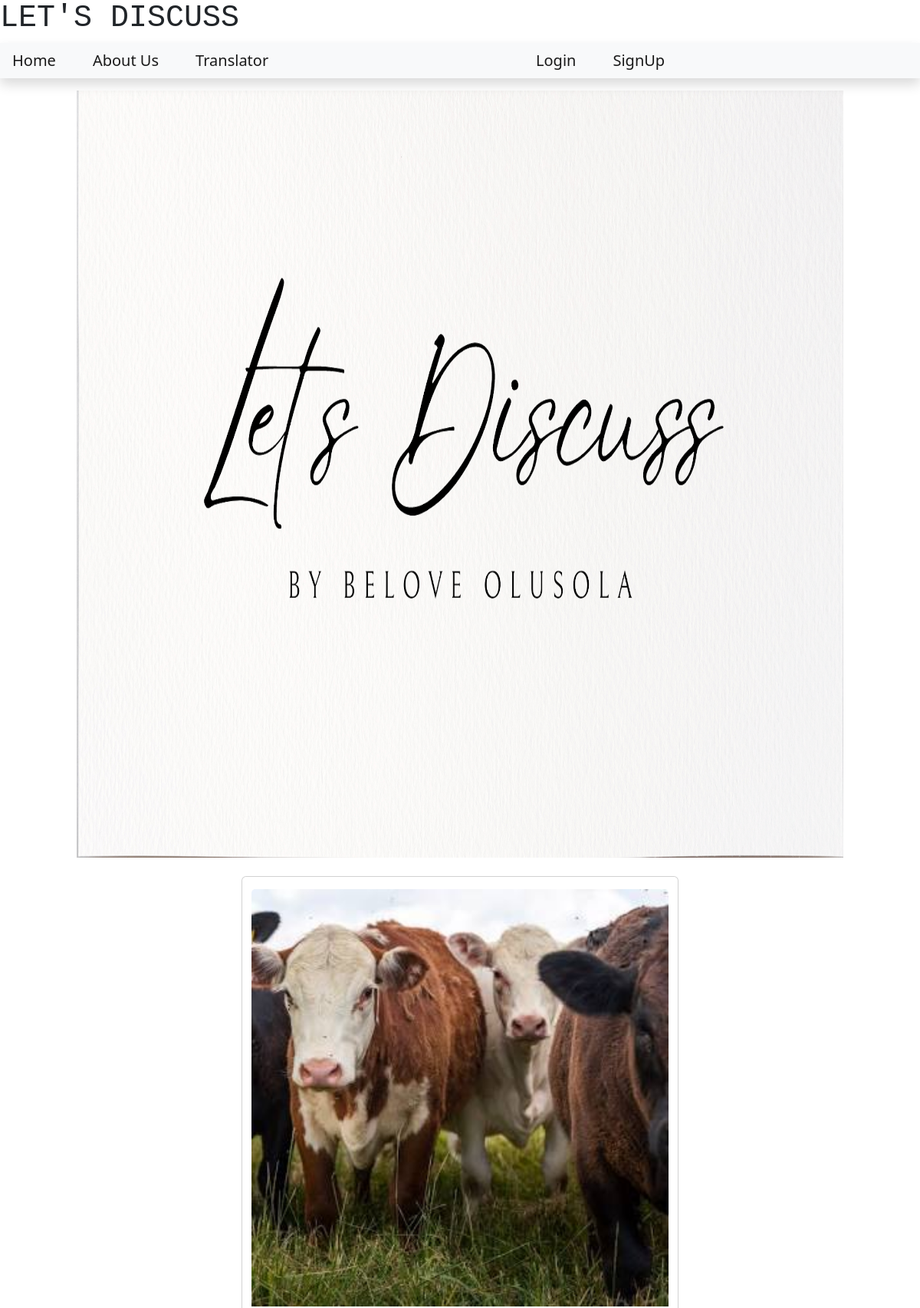
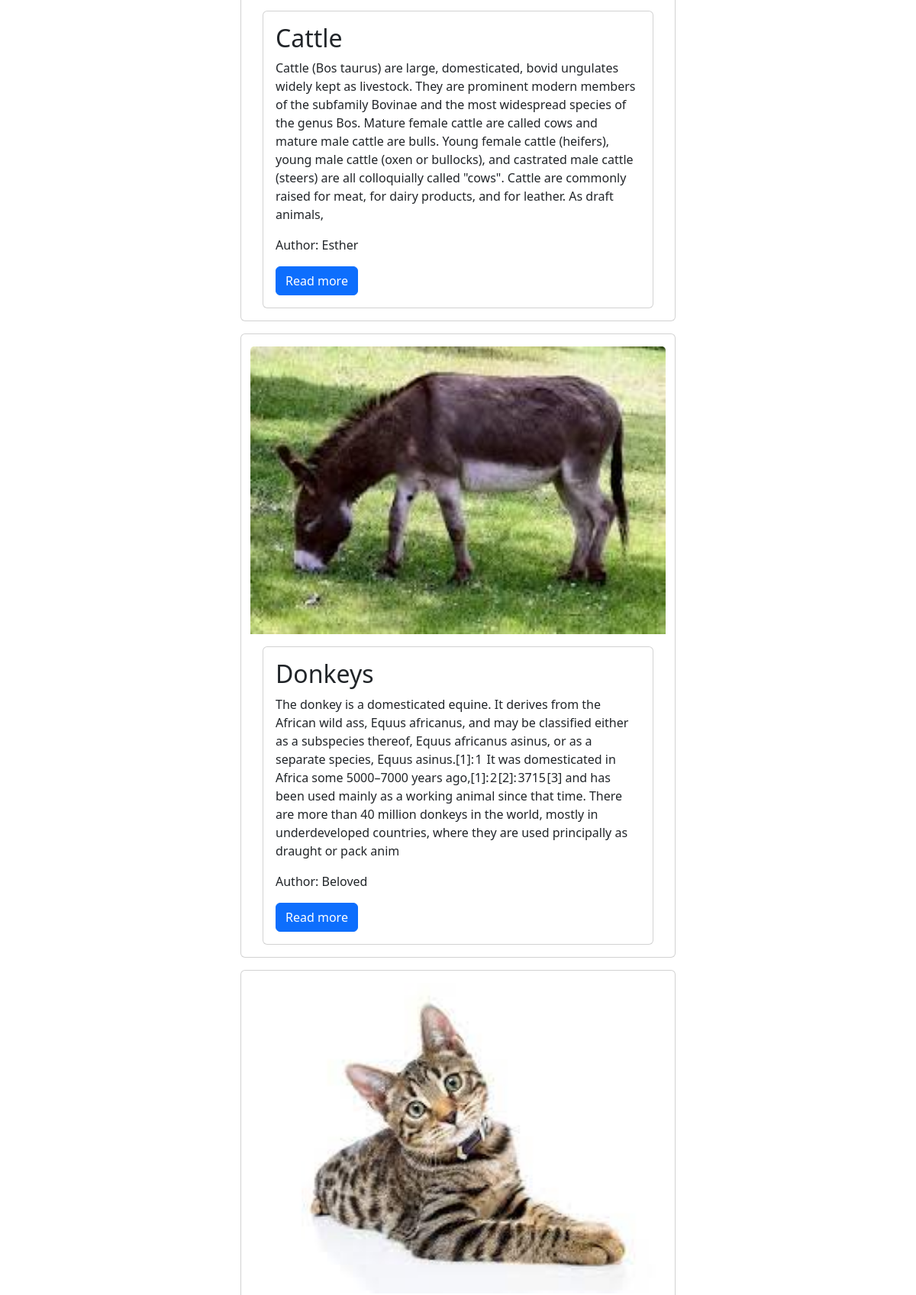
The page / (upper part) on the database its author committed (2 pictures, top to bottom).
### blog/models.py (models this page shows, shortened)
class Post(models.Model):
    title = models.CharField(max_length=200, db_index=True)
    content = models.TextField()
    date_created = models.DateTimeField(auto_now_add=True)
    slug = models.SlugField(max_length=200, db_index=True)
    image = models.ImageField(upload_to='', blank=True, null=True)
    tags = models.ManyToManyField(Tag, blank=True)
    author = models.ForeignKey(to=settings.AUTH_USER_MODEL, on_delete=models.CASCADE)
    status = models.IntegerField(choices=STATUS, default=0)
    updated_on = models.DateTimeField(auto_now= True)

### blog/views.py (the view)
# urls.py: path('', views.PostList.as_view(), name='home'),
class PostList(generic.ListView):
    queryset= Post.objects.filter(status=1).order_by('-date_created')
    template_name= 'index.html'
    paginate_by = 3

### templates/index.html (shortened to what this page needs)
{% extends 'base.html' %}
{% block content %}
        <div style="text-align: center;">
          <img src="./../media/logo.png" alt="Logo" width="1000" height="1000" />
        </div>
        <br />
        <div class="container">
            {% for post in post_list %}
            <div class="row">
                {% for post in object_list %}
                <div class="card col-lg-6 offset-lg-3 mb-3">
                  {% if post.image %}
                  <img class="card-img-top mt-3" src="{{ post.image.url }}" alt="{{ post.title }}">
                  {% endif %}
                    <div class="card m-3">
                        <div class="card-body">
                            <h2>
                                {{post.title}}
                            </h2>
                            <p class="card-text">
                                {{post.content | slice:"500"}}
                            </p>
                            <p class="card-text">
                                Author: {{post.author | title}}
                            </p>
                            <a href="{% url 'post_detail' post.slug %}" class="btn btn-primary">Read more</a>
                        </div>
                    </div>
                </div>
                {% endfor %}
            </div>
            {% endfor %}
        </div>
{% endblock content %}

### templates/base.html (shortened to what this page needs)
<!DOCTYPE html>
<html lang="en">
    <head>
        <link href="https://cdn.jsdelivr.net/npm/bootstrap@5.2.0/dist/css/bootstrap.min.css" rel="stylesheet">
    </head>
    <body>
        {% load crispy_forms_tags %}
        <div>
            <h1 style="font-family:'Courier New', Courier, monospace">
                LET'S DISCUSS
            </h1>
        </div>
        <nav class="navbar navbar-expand-lg navbar-light bg-light shadow mb-3" id="mainNav">
            <div class="collapse navbar-collapse" id="navbarResponsive">
                <ul class="navbar-nav ml-auto">
                    <li class="nav-item">
                        <a class="navbar-brand p-3" href="{% url 'home'%}">Home</a>
                    </li>
                    <li class="nav-item">
                        <a class="navbar-brand p-3" href="{% url 'about_view'%}">About Us</a>
                    </li>
                    <li class="nav-item">
                        <a class="navbar-brand p-3" href="{% url 'translator_view'%}">Translator</a>
                    </li>
                </ul>
            </div>
            <div class="collapse navbar-collapse" id="navbarResponsive">
                <ul class="navbar-nav ml-auto">
                    {% if user.is_authenticated %}
                    <li class="nav-item">
                        <a class="nav-link" href="/logout">Logout</a>
                    </li>
                    <li class="nav-item">
                        <a class="nav-link" href="#">Welcome, {{user.username}}</a>
                    </li>
                      {% else %}
                    <li class="nav-item">
                        <a class="navbar-brand p-3" href="{% url 'login'%}">Login</a>
                    </li>
                    <li class="nav-item">
                        <a class="navbar-brand p-3" href="{% url 'signup'%}">SignUp</a>
                    </li>
                    {% endif %}
                </ul>
            </div>
        </nav>
        {% block content %}
        {% endblock content %}
    </body>
</html>

### rows shown on the page
Post: image (picture), title "Cattle", content "Cattle (Bos taurus) are large, domesticated, bovid ungulates widely kept as livestock. They are prominent modern members of the subfamily Bovinae and the most widespread species of the genus Bos. Mature female cattle are called cows and mature male cattle are bulls. Young female cattle (heifers), young male cattle (oxen or bullocks), and castrated male cattle (steers) are all colloquially called \"cows\". Cattle are commonly raised for meat, for dairy products, and for leather. As draft animals,", author "Esther"
Post: image (picture), title "Donkeys", content "The donkey is a domesticated equine. It derives from the African wild ass, Equus africanus, and may be classified either as a subspecies thereof, Equus africanus asinus, or as a separate species, Equus asinus.[1]: 1 It was domesticated in Africa some 5000–7000 years ago,[1]: 2 [2]: 3715 [3] and has been used mainly as a working animal since that time. There are more than 40 million donkeys in the world, mostly in underdeveloped countries, where they are used principally as draught or pack anim", author "Beloved"
Post: image (picture)
